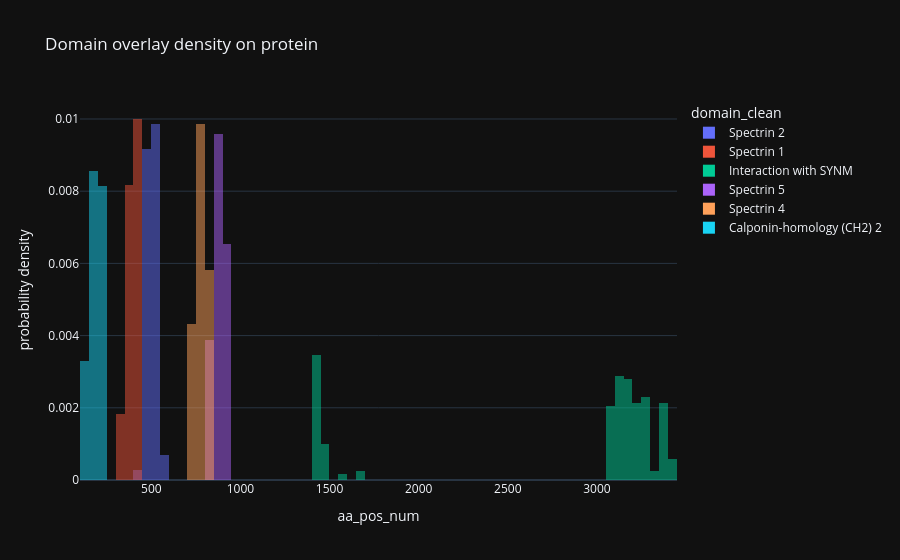

Notebook code cell kept with this figure:
### Markdown cell above
## 10. 📊 domain overlay density 📖

### Code cell
top = d['domain_clean'].value_counts().head(6).index
tmp = d[d['domain_clean'].isin(top)][['aa_pos_num', 'domain_clean']].dropna()
fig = px.histogram(tmp, x='aa_pos_num', color='domain_clean', nbins=100, histnorm='probability density', barmode='overlay', opacity=0.5, title='Domain overlay density on protein')
fig.show()

### Figure 1 — Plotly figure (JSON) as saved in the notebook; plotly's stock layout.template omitted (floating-point values rounded to 4 significant figures; data arrays with more than 128 entries replaced by an {"elided": "..."} marker saying what was removed)
{"data": [{"bingroup": "x", "histnorm": "probability density", "hovertemplate": "domain_clean=Spectrin 2<br>aa_pos_num=%{x}<br>probability density=%{y}<extra></extra>", "legendgroup": "Spectrin 2", "marker": {"color": "#636efa", "opacity": 0.5, "pattern": {"shape": ""}}, "name": "Spectrin 2", "nbinsx": 100, "orientation": "v", "showlegend": true, "x": {"elided": "146 float values"}, "xaxis": "x", "yaxis": "y", "type": "histogram"}, {"bingroup": "x", "histnorm": "probability density", "hovertemplate": "domain_clean=Spectrin 1<br>aa_pos_num=%{x}<br>probability density=%{y}<extra></extra>", "legendgroup": "Spectrin 1", "marker": {"color": "#EF553B", "opacity": 0.5, "pattern": {"shape": ""}}, "name": "Spectrin 1", "nbinsx": 100, "orientation": "v", "showlegend": true, "x": {"elided": "132 float values"}, "xaxis": "x", "yaxis": "y", "type": "histogram"}, {"bingroup": "x", "histnorm": "probability density", "hovertemplate": "domain_clean=Interaction with SYNM<br>aa_pos_num=%{x}<br>probability density=%{y}<extra></extra>", "legendgroup": "Interaction with SYNM", "marker": {"color": "#00cc96", "opacity": 0.5, "pattern": {"shape": ""}}, "name": "Interaction with SYNM", "nbinsx": 100, "orientation": "v", "showlegend": true, "x": {"elided": "243 float values"}, "xaxis": "x", "yaxis": "y", "type": "histogram"}, {"bingroup": "x", "histnorm": "probability density", "hovertemplate": "domain_clean=Spectrin 5<br>aa_pos_num=%{x}<br>probability density=%{y}<extra></extra>", "legendgroup": "Spectrin 5", "marker": {"color": "#ab63fa", "opacity": 0.5, "pattern": {"shape": ""}}, "name": "Spectrin 5", "nbinsx": 100, "orientation": "v", "showlegend": true, "x": {"elided": "144 float values"}, "xaxis": "x", "yaxis": "y", "type": "histogram"}, {"bingroup": "x", "histnorm": "probability density", "hovertemplate": "domain_clean=Spectrin 4<br>aa_pos_num=%{x}<br>probability density=%{y}<extra></extra>", "legendgroup": "Spectrin 4", "marker": {"color": "#FFA15A", "opacity": 0.5, "pattern": {"shape": ""}}, "name": "Spectrin 4", "nbinsx": 100, "orientation": "v", "showlegend": true, "x": {"elided": "148 float values"}, "xaxis": "x", "yaxis": "y", "type": "histogram"}, {"bingroup": "x", "histnorm": "probability density", "hovertemplate": "domain_clean=Calponin-homology (CH2) 2<br>aa_pos_num=%{x}<br>probability density=%{y}<extra></extra>", "legendgroup": "Calponin-homology (CH2) 2", "marker": {"color": "#19d3f3", "opacity": 0.5, "pattern": {"shape": ""}}, "name": "Calponin-homology (CH2) 2", "nbinsx": 100, "orientation": "v", "showlegend": true, "x": {"elided": "140 float values"}, "xaxis": "x", "yaxis": "y", "type": "histogram"}], "layout": {"xaxis": {"anchor": "y", "domain": [0.0, 1.0], "title": {"text": "aa_pos_num"}}, "yaxis": {"anchor": "x", "domain": [0.0, 1.0], "title": {"text": "probability density"}}, "legend": {"title": {"text": "domain_clean"}, "tracegroupgap": 0}, "title": {"text": "Domain overlay density on protein"}, "barmode": "overlay"}}
